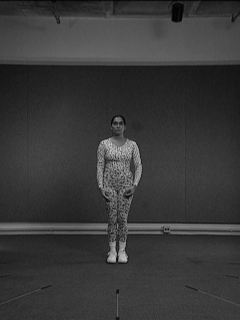
#> input picture motion_images/aerobic-001.bmp, 240 x 320 px; its folder holds 4 pictures in this run; the run also reads 1 picture not shown here
$ python mhi.py
#> lines starting #> are read from the running program, lines starting #| are printed output that depends on the picture
import numpy as np
import skimage
from skimage import io, img_as_ubyte


def create_mhi(image_collection, threshold, history_duration):
    first_frame = image_collection[0]
    mhi = np.zeros(first_frame.shape, dtype=np.float32)

    num_frames = len(image_collection)
    for i in range(1, num_frames):
        tau = i

        curr_frame = image_collection[i].astype(np.float32)
        prev_frame = image_collection[i - 1].astype(np.float32)

        frame_diff = np.abs(curr_frame - prev_frame)
        motion_mask = frame_diff > threshold
        mhi[motion_mask] = tau

        no_motion_mask = ~motion_mask
        expired_limit = tau - history_duration

        decay_mask = np.logical_and(no_motion_mask, mhi < expired_limit)

        mhi[decay_mask] = 0

    return mhi

motion_collection = skimage.io.imread_collection('motion_images/aerobic-*.bmp')
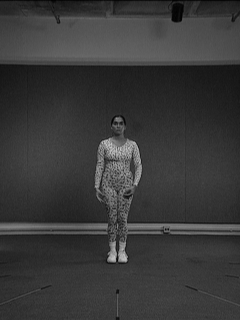
#> input picture motion_images/aerobic-003.bmp, 240 x 320 px
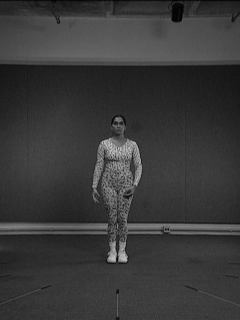
#> input picture motion_images/aerobic-004.bmp, 240 x 320 px
#> motion_collection = 4 items
T2 = 5
N = 22

mhi = create_mhi(motion_collection, T2, N)
#> in create_mhi, first_frame is the input picture: shape (320, 240); min 1, max 202, mean 56.9
#> in create_mhi, `num_frames = len(image_collection)`: num_frames = 4
#> the loop in create_mhi, `for i in range(1, num_frames):` made 3 passes
#> pass 1, in create_mhi, `frame_diff = np.abs(curr_frame - prev_frame)`:
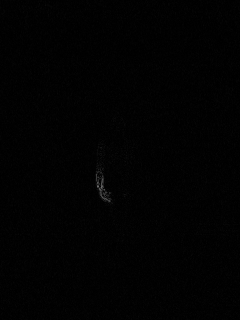
#> frame_diff: shape (320, 240) float32; min 0, max 108, mean 1.7
#> pass 1, in create_mhi, `motion_mask = frame_diff > threshold`:
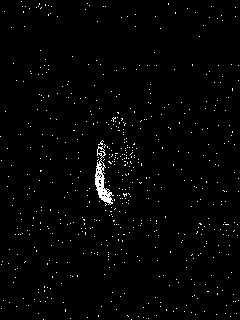
#> motion_mask: shape (320, 240) bool; 1.4% white in thin lines or dots
#> after the loop in create_mhi, `for i in range(1, num_frames):`:
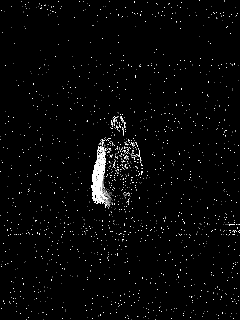
#> mhi: shape (320, 240) float32; min 0, max 3, mean 0.08; drawn with min black and max white
#> after the loop in create_mhi, `for i in range(1, num_frames):`:
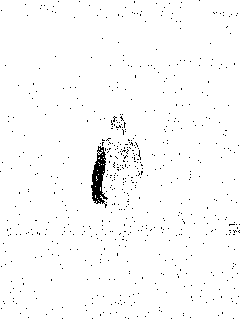
#> no_motion_mask: shape (320, 240) bool; 98.3% white; black in thin lines or dots
mhi_normalized = mhi / np.max(mhi)
io.imsave('mhi_output.jpg', img_as_ubyte(mhi_normalized))
